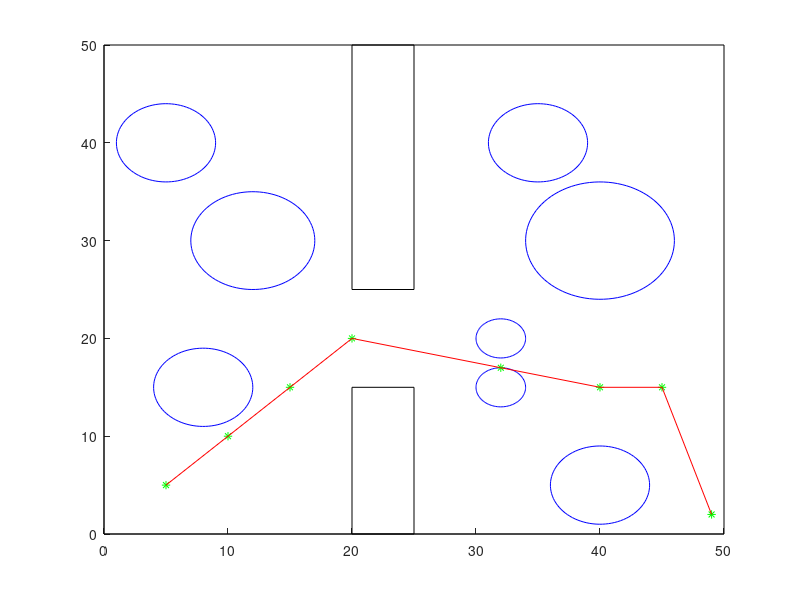

This chart was generated by the following MATLAB code: (Note: this script raises an error after producing the figure.)
clc
close all
clear all
dbstop if error

%% Create Figure
figure
rect1 = [0 0 50 50];
rectangle('Position',rect1);
%% Rectangle Obstacles
hold on
rect2 = [20 0 5 15];
rectangle('Position',rect2);
rect2c = rectToPolygon(rect2);
hold on
rect3 = [20 25 5 25];
rectangle('Position',rect3);
rect3c = rectToPolygon(rect3);
rectc = [rect2c;rect3c];
hold on
%% Circle Obstacles
circle1 = [8 15 4];
circle2 = [40 5 4];
circle3 = [12 30 5];
circle4 = [5 40 4];
circle5 = [35 40 4];
circle6 = [40 30 6];
circle7 = [32 15 2];
circle8 = [32 20 2];
circlec = [circle1;circle2;circle3;circle4;circle5;circle6;circle7;circle8];

circle1 = circleToPolygon(circle1,99);
circle2 = circleToPolygon(circle2,99);
circle3 = circleToPolygon(circle3,99);
circle4 = circleToPolygon(circle4,99);
circle5 = circleToPolygon(circle5,99);
circle6 = circleToPolygon(circle6,99);
circle7 = circleToPolygon(circle7,99);
circle8 = circleToPolygon(circle8,99);
drawPolygon(circle1)
drawPolygon(circle2)
drawPolygon(circle3)
drawPolygon(circle4)
drawPolygon(circle5)
drawPolygon(circle6)
drawPolygon(circle7)
drawPolygon(circle8)
hold on

%%Defining the Initial  guess of  Points
start = [5,5];
p1 = [10,10];
p2 = [15,15];
p3 = [20,20];
p4 = [32,17];
p5 = [40,15];
p6 = [45,15];
final =[49,2];
Y = [start;p1;p2;p3;p4;p5;p6;final];
X0 = [p1;p2;p3;p4;p5;p6];

point1 = plot(5,5,'g*');
point2 = plot(20,20,'g*');
point3 = plot(45,15,'g*');
point4 = plot(49,2,'g*');
point5 = plot(15,15,'g*');
point6 = plot(10,10,'g*');
point7 = plot(32,17,'g*');
point8 = plot(40,15,'g*');

UB = zeros((size(X0,1)),2);
for i = 1:(size(X0,1))
    for j = 1:(size(X0,2))
    UB(i,j) = X0(i,j)+2;
    end
end
LB = zeros((size(X0,1)),2);
for i = 1:(size(X0,1))
    for j = 1:(size(X0,2))
    LB(i,j) = X0(i,j)-2;
    end
end

line1 = plot(Y(1:2,1),Y(1:2,2),'r');
line2 = plot(Y(2:3,1),Y(2:3,2),'r');
line3 = plot(Y(3:4,1),Y(3:4,2),'r');
line4 = plot(Y(4:5,1),Y(4:5,2),'r');
line5 = plot(Y(5:6,1),Y(5:6,2),'r');
line6 = plot(Y(6:7,1),Y(6:7,2),'r');
line7 = plot(Y(7:8,1),Y(7:8,2),'r');


hold on
params = {Y,circlec,rectc};
options = ['fmincon','Algorithm','active-set'];
path = fmincon(@objective,X0,[],[],[],[],LB,UB,@testconstraints,options,params);

line8 = plot([Y(1,1),path(1,1)],[Y(1,2),path(1,2)],'y');
line9 = plot(path(1:6,1),path(1:6,2),'y');
line10 = plot([Y(8,1),path(6,1)],[Y(8,2),path(6,2)],'y');

point9 = plot(path(1,1),path(1,2),'b*');
point10 = plot(path(2,1),path(2,2),'b*');
point11 = plot(path(3,1),path(3,2),'b*');
point12 = plot(path(4,1),path(4,2),'b*');
point13 = plot(path(5,1),path(5,2),'b*');
point14 = plot(path(6,1),path(6,2),'b*');






















